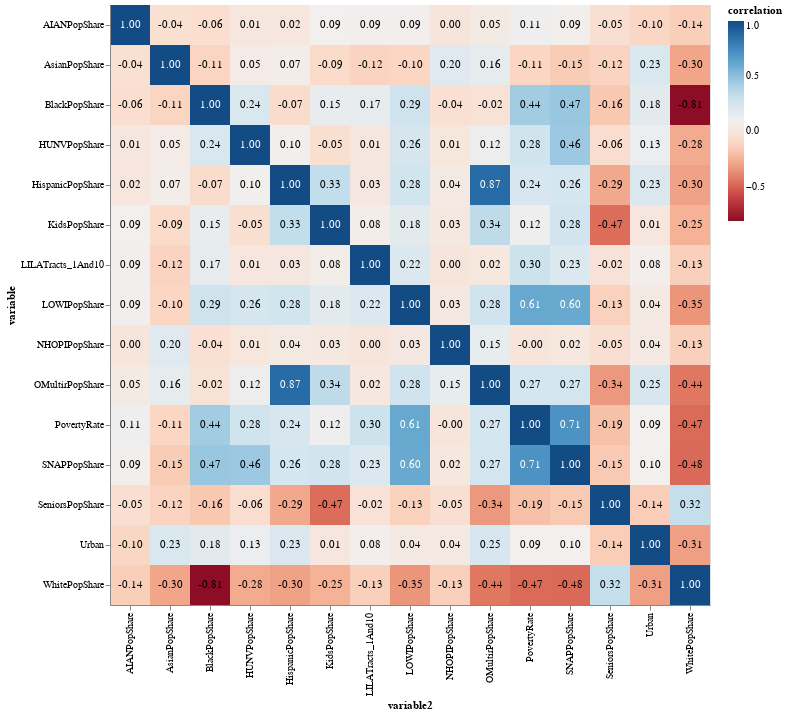

Write notebook code for a chart like this one.
### Code cell
base = alt.Chart(cor_data).encode(
    x='variable2:O',
    y='variable:O'    
)

text = base.mark_text().encode(
    text='correlation_label',
    color=alt.condition(
        alt.datum.correlation > 0.5, 
        alt.value('white'),
        alt.value('black')
    )
)

cor_plot = base.mark_rect().encode(
    color=alt.Color('correlation:Q', scale=alt.Scale(scheme='redblue'))
).properties(width=600, height=600)

cor_plot + text

### Figure 1 — Vega-Lite specification as saved in the notebook (floating-point values rounded to 4 significant figures; data arrays with more than 128 entries replaced by an {"elided": "..."} marker saying what was removed)
{"config": {"view": {"continuousWidth": 400, "continuousHeight": 300}}, "layer": [{"mark": "rect", "encoding": {"color": {"field": "correlation", "scale": {"scheme": "redblue"}, "type": "quantitative"}, "x": {"field": "variable2", "type": "ordinal"}, "y": {"field": "variable", "type": "ordinal"}}, "height": 600, "width": 600}, {"mark": "text", "encoding": {"color": {"condition": {"value": "white", "test": "(datum.correlation > 0.5)"}, "value": "black"}, "text": {"field": "correlation_label", "type": "nominal"}, "x": {"field": "variable2", "type": "ordinal"}, "y": {"field": "variable", "type": "ordinal"}}}], "data": {"name": "data-5ad8df4d75c489fd6e82ab3ae77823a4"}, "$schema": "https://vega.github.io/schema/vega-lite/v4.17.0.json", "datasets": {"data-5ad8df4d75c489fd6e82ab3ae77823a4": {"elided": "225 records"}}}
